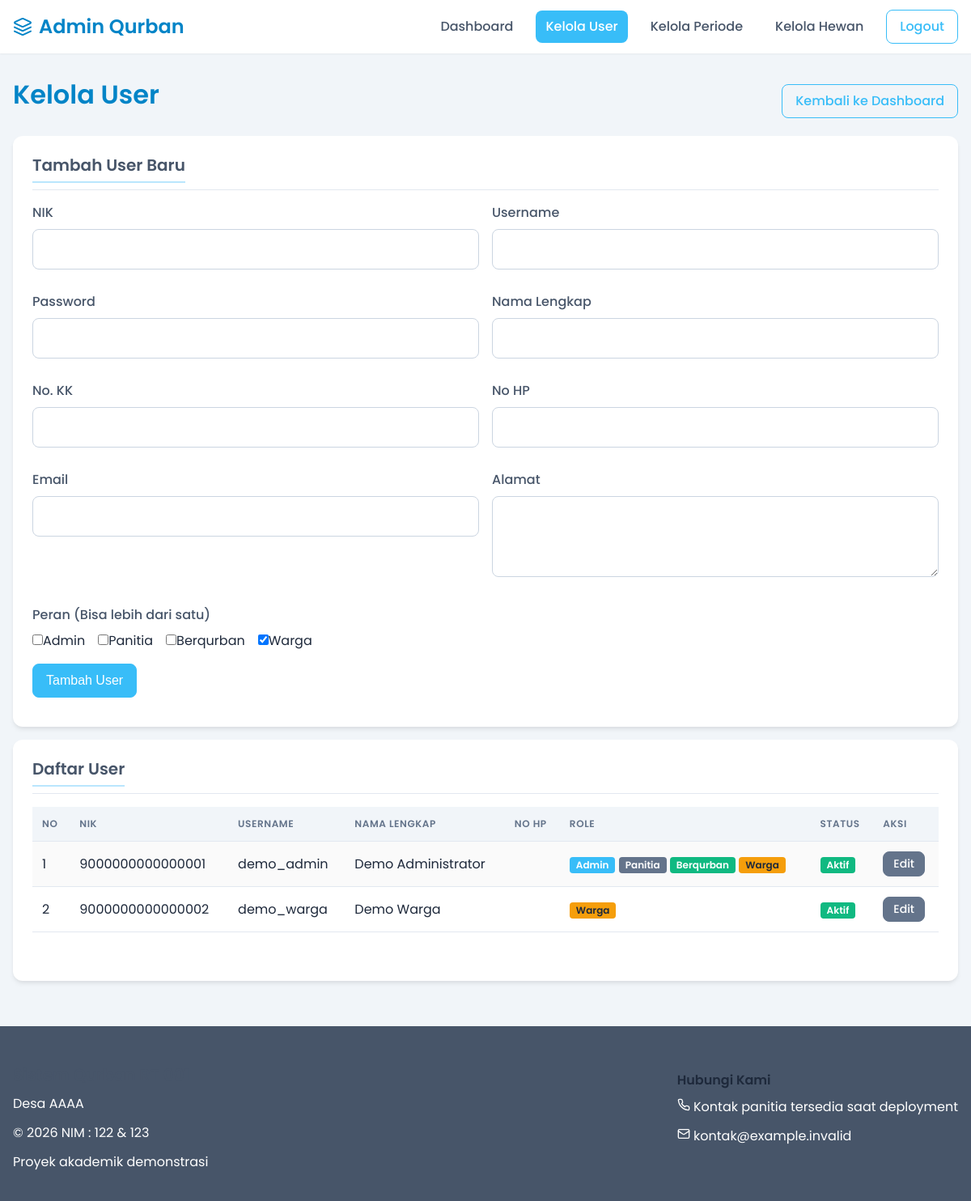
The page /admin/kelola_user.php (signed in) on the database its author committed.
### tables this page shows
CREATE TABLE `users` (
  `nik` varchar(20) NOT NULL,
  `username` varchar(50) DEFAULT NULL,
  `password` varchar(255) DEFAULT NULL,
  `nama_lengkap` varchar(100) NOT NULL,
  `no_kk` varchar(20) DEFAULT NULL,
  `alamat` text DEFAULT NULL,
  `no_hp` varchar(15) DEFAULT NULL,
  `email` varchar(100) DEFAULT NULL,
  `is_active` tinyint(1) DEFAULT 0,
  `is_admin` tinyint(1) NOT NULL DEFAULT 0,
  `is_panitia` tinyint(1) NOT NULL DEFAULT 0,
  `is_warga` tinyint(1) NOT NULL DEFAULT 0,
  `is_berqurban` tinyint(1) NOT NULL DEFAULT 0,
  `created_at` timestamp NULL DEFAULT current_timestamp(),
  `updated_at` timestamp NULL DEFAULT current_timestamp() ON UPDATE current_timestamp(),
  PRIMARY KEY (`nik`),
  UNIQUE KEY `username` (`username`)
);

### admin/kelola_user.php (the view, shortened to what this page needs)
<?php
require_once '../config/database.php';
?>
<!DOCTYPE html>
<html lang="id">
<head>
    <link rel="stylesheet" href="../src/styles/main.css">
</head>
<body>
    <?php include_once '../src/components/header_admin.php'; ?>
    <main class="main-content">
        <div class="container">
            <div class="d-flex justify-content-between align-items-center mb-4">
                <h1>Kelola User</h1>
                <a href="index.php" class="btn btn-outline-primary">Kembali ke Dashboard</a>
            </div>
            <div class="card animate-on-scroll mb-4">
                <div class="card-header"><h2 class="card-title">Tambah User Baru</h2></div>
                <div class="card-body">
                    <form method="POST" action="">
                        <div class="d-flex flex-wrap gap-4 mb-3">
                            <div class="form-group" style="flex: 1; min-width: 250px;"><label for="nik" class="form-label">NIK</label><input type="text" id="nik" name="nik" class="form-control" required></div>
                            <div class="form-group" style="flex: 1; min-width: 250px;"><label for="username" class="form-label">Username</label><input type="text" id="username" name="username" class="form-control" required></div>
                        </div>
                         <div class="d-flex flex-wrap gap-4 mb-3">
                            <div class="form-group" style="flex: 1; min-width: 250px;"><label for="password" class="form-label">Password</label><input type="password" id="password" name="password" class="form-control" required></div>
                            <div class="form-group" style="flex: 1; min-width: 250px;"><label for="nama_lengkap" class="form-label">Nama Lengkap</label><input type="text" id="nama_lengkap" name="nama_lengkap" class="form-control" required></div>
                        </div>
                        <div class="d-flex flex-wrap gap-4 mb-3">
                            <div class="form-group" style="flex: 1; min-width: 250px;"><label for="no_kk" class="form-label">No. KK</label><input type="text" id="no_kk" name="no_kk" class="form-control"></div>
                            <div class="form-group" style="flex: 1; min-width: 250px;"><label for="no_hp" class="form-label">No HP</label><input type="text" id="no_hp" name="no_hp" class="form-control"></div>
                        </div>
                        <div class="d-flex flex-wrap gap-4 mb-3">
                             <div class="form-group" style="flex: 1; min-width: 250px;"><label for="email" class="form-label">Email</label><input type="email" id="email" name="email" class="form-control"></div>
                             <div class="form-group" style="flex: 1; min-width: 250px;"><label for="alamat" class="form-label">Alamat</label><textarea id="alamat" name="alamat" class="form-control"></textarea></div>
                        </div>
                        <div class="form-group mb-4">
                            <label class="form-label">Peran (Bisa lebih dari satu)</label>
                            <div class="d-flex flex-wrap gap-4">
                                <div class="form-check"><input class="form-check-input" type="checkbox" name="is_admin" value="1" id="is_admin"><label class="form-check-label" for="is_admin">Admin</label></div>
                                <div class="form-check"><input class="form-check-input" type="checkbox" name="is_panitia" value="1" id="is_panitia"><label class="form-check-label" for="is_panitia">Panitia</label></div>
                                <div class="form-check"><input class="form-check-input" type="checkbox" name="is_berqurban" value="1" id="is_berqurban"><label class="form-check-label" for="is_berqurban">Berqurban</label></div>
                                <div class="form-check"><input class="form-check-input" type="checkbox" name="is_warga" value="1" id="is_warga" checked><label class="form-check-label" for="is_warga">Warga</label></div>
                            </div>
                        </div>
                        <div class="d-flex justify-content-end">
                            <button type="submit" class="btn btn-primary">Tambah User</button>
                        </div>
                    </form>
                </div>
            </div>
            <div class="card animate-on-scroll">
                <div class="card-header"><h2 class="card-title">Daftar User</h2></div>
                <div class="card-body">
                    <div class="table-responsive">
                        <table class="table table-striped">
                            <thead>
                                <tr>
                                    <th>No</th>
                                    <th>NIK</th>
                                    <th>Username</th>
                                    <th>Nama Lengkap</th>
                                    <th>No HP</th>
                                    <th>Role</th>
                                    <th>Status</th>
                                    <th>Aksi</th>
                                </tr>
                            </thead>
                            <tbody>
                                <?php
                                $query_list = "SELECT * FROM users ORDER BY created_at DESC";
                                $result = mysqli_query($conn, $query_list);
                                $no = 1;
                                if (mysqli_num_rows($result) > 0):
                                    while ($row = mysqli_fetch_assoc($result)):
                                ?>
                                <tr>
                                    <td><?php echo $no++; ?></td>
                                    <td><?php echo htmlspecialchars($row['nik']); ?></td>
                                    <td><?php echo htmlspecialchars($row['username']); ?></td>
                                    <td><?php echo htmlspecialchars($row['nama_lengkap']); ?></td>
                                    <td><?php echo htmlspecialchars($row['no_hp']); ?></td>
                                    <td>
                                        <?php if($row['is_admin']) echo '<span class="badge badge-primary me-1">Admin</span>'; ?>
                                        <?php if($row['is_panitia']) echo '<span class="badge badge-secondary me-1">Panitia</span>'; ?>
                                        <?php if($row['is_berqurban']) echo '<span class="badge badge-success me-1">Berqurban</span>'; ?>
                                        <?php if($row['is_warga']) echo '<span class="badge badge-warning me-1">Warga</span>'; ?>
                                    </td>
                                    <td>
                                        <span class="badge <?php echo $row['is_active'] ? 'badge-success' : 'badge-danger'; ?>">
                                            <?php echo $row['is_active'] ? 'Aktif' : 'Nonaktif'; ?>
                                        </span>
                                    </td>
                                    <td>
                                        <a href="edit_user.php?nik=<?php echo $row['nik']; ?>" class="btn btn-sm btn-secondary">Edit</a>
                                    </td>
                                </tr>
                                <?php
                                    endwhile;
                                else:
                                ?>
                                <tr><td colspan="8" class="text-center">Belum ada data user</td></tr>
                                <?php endif; ?>
                            </tbody>
                        </table>
                    </div>
                </div>
            </div>
        </div>
    </main>
    <?php include_once '../src/components/footer.php'; ?>
</body>
</html>

### rows shown on the page
users: nik "9000000000000001", username "demo_admin", nama_lengkap "Demo Administrator", is_admin "Admin", is_panitia "Panitia", is_berqurban "Berqurban", is_warga "Warga", is_active "Aktif"
users: nik "9000000000000002", username "demo_warga", nama_lengkap "Demo Warga", is_warga "Warga", is_active "Aktif"
